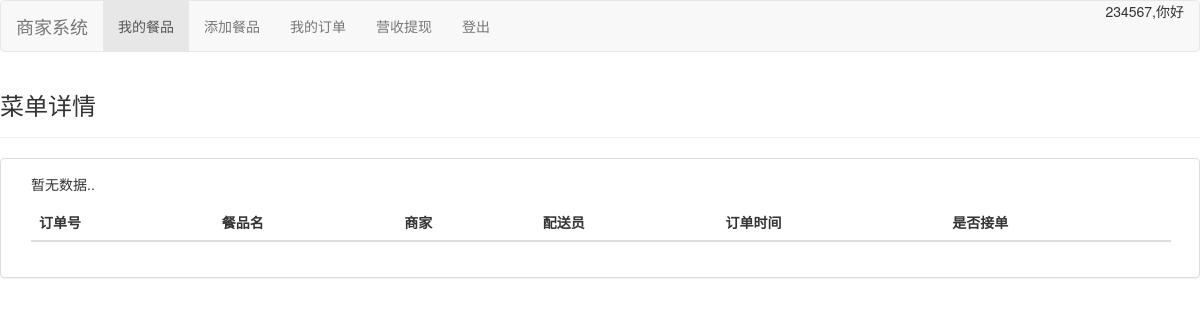
Before: /MerchantSystem/dealItem/ (signed in) with the older database file.
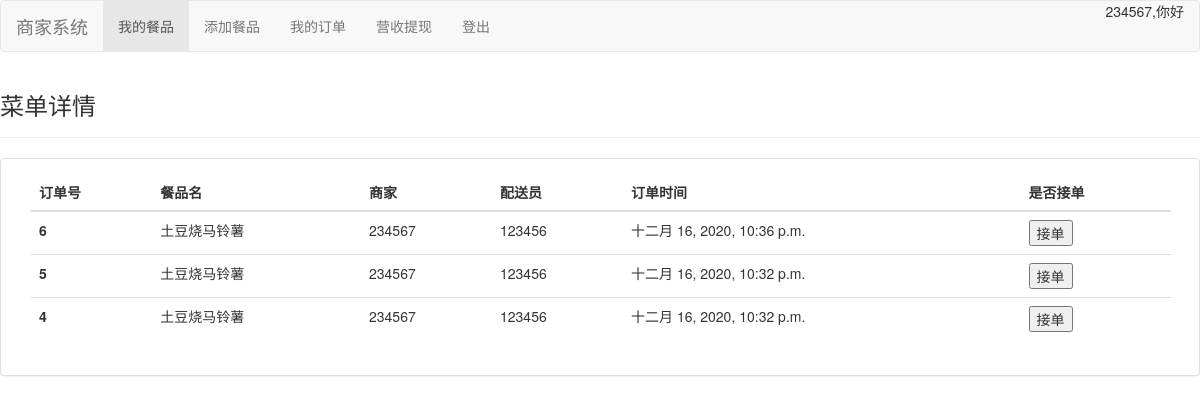
After: the same page with the newer database file.
### cmdb/models.py (models this page shows)
class Order(models.Model):
    _choice=[
        ('待支付','顾客已下单，未支付'),
        ('已支付','顾客已下单，已支付'),
        ('制作中','商家已接单'),
        ('配送中','配送员已接餐'),
        ('已完成','顾客已接餐')
    ]
    orderID = models.BigAutoField(primary_key=True,editable=False,verbose_name="订单号")
    createTime = models.DateTimeField(auto_created=True, auto_now=True, auto_now_add=False,verbose_name="生成时间")
    CustomerID = models.ForeignKey(Usr, verbose_name="顾客ID", on_delete=models.SET_NULL,related_name='CustomerID',null=True)
    MerchantID = models.ForeignKey(Usr, verbose_name="商家ID", on_delete=models.SET_NULL,related_name='MerchantID',null=True)
    DispatcherID = models.ForeignKey(Usr, verbose_name="送餐员ID", on_delete=models.SET_NULL,related_name='DispatcherID',null=True)
    itemID = models.ForeignKey(Menu,verbose_name='餐品号',on_delete=models.SET_NULL,null=True)
    stage = models.CharField(choices=_choice,null=False,max_length=20,verbose_name='订单状态')
    commentMerchant = models.TextField(verbose_name="餐品评价")
    commentDispatcher = models.TextField(verbose_name="配送评价")
    class Meta:
        db_table = "Order"
        verbose_name = "订单数据表"
        ordering = ['-orderID']
    pass

class Menu(models.Model):
    ID = models.BigAutoField(primary_key=True,editable=False)
    lastEditTime = models.DateTimeField(auto_now_add=True)
    merchantID = models.ForeignKey(Usr, verbose_name="商家账号", on_delete=models.CASCADE,to_field='ID')
    itemName = models.CharField(max_length=20,verbose_name="餐品名")
    itemText = models.TextField(verbose_name="餐品简介")
    price = models.FloatField(verbose_name="餐品价格")
    class Meta:
        db_table = "Menu"
        verbose_name = "餐品数据表"
        ordering=['-lastEditTime']
    pass

class Usr(models.Model):
    _stage=[
        ('Customer','顾客'),
        ('Merchant','商家'),
        ('Dispacher','送餐员'),
    ]
    ID = models.CharField(primary_key=True,max_length=20,verbose_name="账号")
    password = models.CharField(null=False,max_length=20,verbose_name="密码")
    location = models.CharField(max_length=50,verbose_name="地址")
    phoneNumber = models.CharField(max_length=50,verbose_name="电话号码")
    email = models.EmailField(verbose_name="邮箱")
    stage = models.CharField(choices=_stage,max_length=20,verbose_name="身份")
    lastLoginTime = models.DateTimeField(auto_now_add=True,blank=False,editable=False,verbose_name="最后登录时间")
    class Meta:
        db_table = "Usr"
        verbose_name = "用户数据表"
        ordering = ['-lastLoginTime']
    pass

### MerchantSystem/views.py (the view)
# urls.py: path('dealItem/',views.dealItem_view)
def dealItem_view(request):
    user = Usr.objects.get(ID=request.session['user_id'])
    orders = Order.objects.filter(MerchantID=user).exclude(stage='待支付')
    return render(request, "M/dealItem_view.html",{'orders':orders,'user_id':request.session['user_id']})

### Templates/M/dealItem_view.html
{% extends '../main.html' %} {% block title %} 商家首页 {% endblock title %} {% block brand %}
<a class="navbar-brand" href="/MerchantSystem/">商家系统</a> {% endblock brand %} {% block navigate %}
<li class="active"><a href="/MerchantSystem/">我的餐品<span class="sr-only">(current)</span></a></li>
<li><a href="/MerchantSystem/addDish/">添加餐品</a></li>
<li><a href="/MerchantSystem/dealItem/">我的订单</a></li>
<li><a href="/MerchantSystem/getCash/">营收提现</a></li>
{% endblock navigate %} {% block tableName %}菜单详情 {% endblock tableName %} {% block tableBody %}
<table class="table">
    <thead>
        <tr>
            <th scope="col">订单号</th>
            <th scope="col">餐品名</th>
            <th scope="col">商家</th>
            <th scope="col">配送员</th>
            <th scope="col">订单时间</th>
            <th scope="col">是否接单</th>
        </tr>
    </thead>
    <tbody>
        {% for order in orders %}
        <form action="/MerchantSystem/dealItem/{{order.orderID}}/" method="GET">
            <tr>
                <th scope="row">{{order.orderID|default:"Null"}}</th>
                <td>{{order.itemID.itemName|default:"Null"}}</td>
                <td>{{order.MerchantID.ID|default:"Null"}}</td>
                <td>{{order.CustomerID.ID|default:"Null"}}</td>
                <td>{{order.createTime|default:"Null"}}</td>
                {% if order.stage == "已支付" %}
                <td><button type="submit">接单</button></td>
                {% else %}
                <td><button type="button" disabled="disabled">{{order.stage}}</button></td>
                {% endif %}
            </tr>
    </tbody>
    </form>
    {% empty %}
    <p>暂无数据..</p>
    {% endfor %} {% endblock tableBody %}

Changed rows visible on the page:
added Order: orderID "6", itemID.itemName "土豆烧马铃薯", MerchantID.ID "234567", CustomerID.ID "123456", createTime "十二月 16, 2020, 10:36 p.m.", stage "接单"
added Order: orderID "5", itemID.itemName "土豆烧马铃薯", MerchantID.ID "234567", CustomerID.ID "123456", createTime "十二月 16, 2020, 10:32 p.m.", stage "接单"
added Order: orderID "4", itemID.itemName "土豆烧马铃薯", MerchantID.ID "234567", CustomerID.ID "123456", createTime "十二月 16, 2020, 10:32 p.m.", stage "接单"
Other visible differences:
text no longer shown: "暂无数据.."
